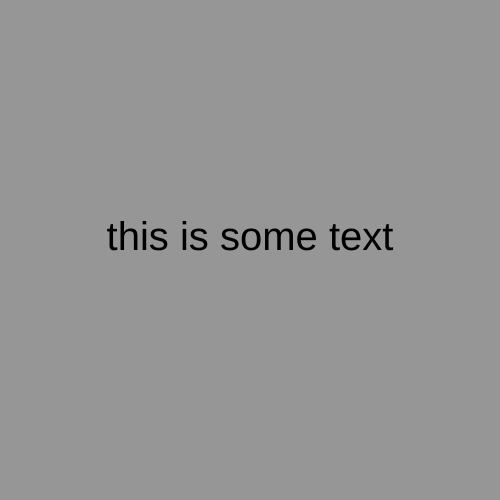
Frame 1 (no input)
Frame 60 (no input): identical to frame 1, image omitted
Frame 120 (the mouse pressed at the canvas centre since frame 60): identical to frame 1, image omitted

The p5.js sketch that drew this single still picture (run headless with seeded random() and noise() and a simulated clock; from frame 60 on, the mouse is pressed at the canvas centre):

// p5.js sketch
// ── sketch.js
function setup() {
  createCanvas(500, 500);
  background(150);
  textSize(40);
  textAlign(CENTER);
  text("this is some text", width/2, height/2);
}
function draw() {
  if (keyIsPressed) {
    if (key === "g") {
      background(0, 255, 0);
      text("key pressed is " + key, width/2, height/2);
    } else if (key === "r") {
      background(255, 0, 0);
      text("key pressed is " + key, width/2, height/2);
    } else if (key === "b") {
      background(0, 0, 255)
      text("key pressed is " + key, width/2, height/2);
    } else {
      background(100);
      console.log("key typed is:" + key);
    }
  }
}
// function keyTyped() {
//   console.log("i typed:" + key);
// }
// function keyPressed() {
//   console.log("i typed:" + key);
// }
